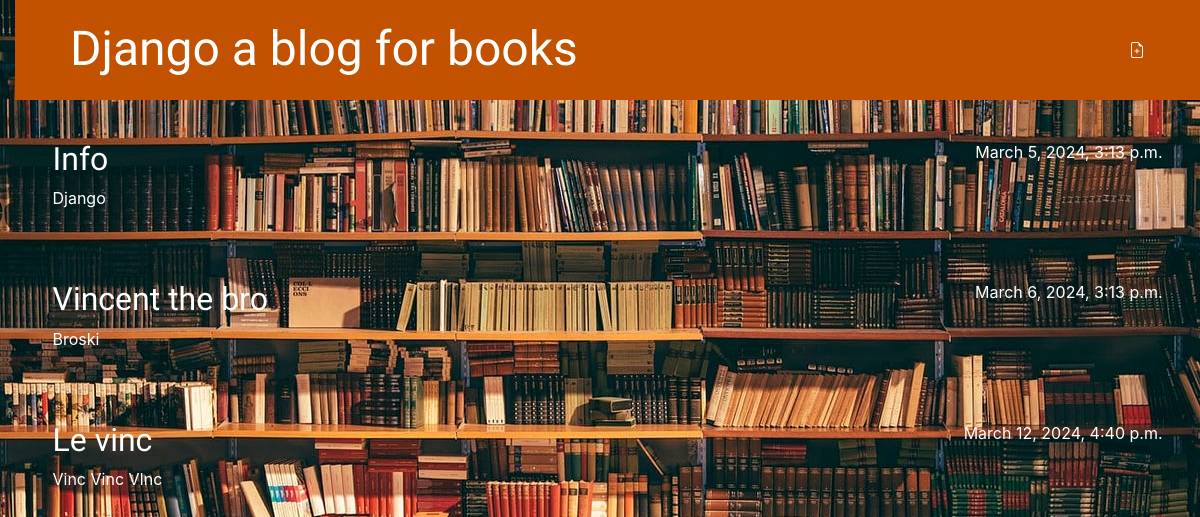
The app's page /, older data.
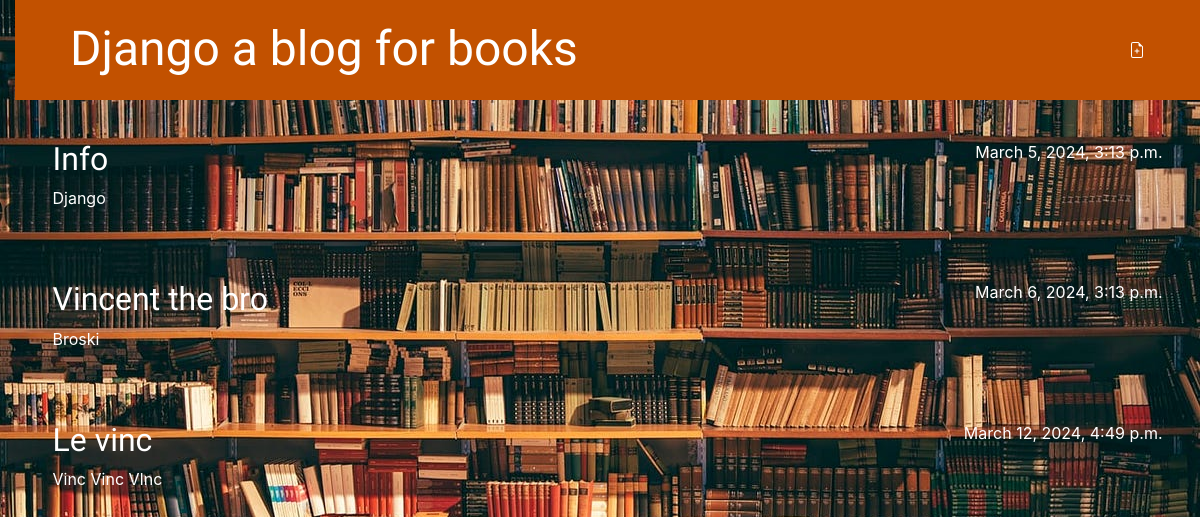
The same page, newer data.
### blog/models.py (models this page shows, shortened)
class Post(models.Model):
    author = models.ForeignKey(settings.AUTH_USER_MODEL, on_delete=models.CASCADE)
    title = models.CharField(max_length=200)
    text = models.TextField()
    created_date = models.DateTimeField(default=timezone.now)
    published_date = models.DateTimeField(blank=True, null=True)

### blog/views.py (the view)
# urls.py: path('', views.post_list, name='post_list'),
def post_list(request):
    posts = Post.objects.filter(published_date__lte=timezone.now()).order_by('published_date')
    return render(request, 'blog/post_list.html', {'posts': posts})

### blog/templates/blog/post_list.html
{% extends 'blog/base.html' %}
{% block content %}
    {% for post in posts %}
        <article class="post">
            <time style="color: white;" class="date">
                {{ post.published_date }}
            </time>
            <h2><a style="color: white;" href="{% url 'post_detail' pk=post.pk %}">{{ post.title }}</a></h2>
            <p>{{ post.text|linebreaksbr }}</p>
        </article>
    {% endfor %}
{% endblock %}

### blog/templates/blog/base.html (shortened to what this page needs)
{% load static %}
<!DOCTYPE html>
<html>
    <head>
        <link rel="stylesheet" href="https://cdn.jsdelivr.net/npm/bootstrap@4.5.3/dist/css/bootstrap.min.css">
        <link rel="stylesheet" href="{% static 'css/blog.css' %}">
    </head>
    <body>
        <header class="page-header">
            <div class="container">
                <a href="{% url 'post_new' %}" class="top-menu">
                </a>
                <h1><a href="/">Django a blog for books</a></h1>
            </div>
        </header>
        <main style="color: white;" class="content container">
            <div class="row">
                <div class="col">
                    {% block content %}
                    {% endblock %}
                </div>
            </div>
        </main>
    </body>
</html>

### blog/static/css/blog.css (style rules this page uses)
h1 a, h2 a { color: #C25100; font-family: 'Lobster'; }
body { padding-left: 15px; background-image: url('/static/images/bib.jpg'); background-size: cover; background-position: center; background-repeat: no-repeat; }
.page-header { background-color: #C25100; margin-top: 0; margin-bottom: 40px; padding: 20px 20px 20px 40px; }
.page-header h1, .page-header h1 a, .page-header h1 a:visited, .page-header h1 a:active { color: #ffffff; font-size: 36pt; text-decoration: none; }
h1, h2, h3, h4 { font-family: 'Lobster', cursive; }
.date { color: #828282; }
.top-menu, .top-menu:hover, .top-menu:visited { color: #ffffff; float: right; font-size: 26pt; margin-right: 20px; }
.post { margin-bottom: 70px; }
.post h2 a, .post h2 a:visited { color: #000000; }
.post > .date, .post > .actions { float: right; }

### blog/templates/blog/base.html (style rules this page uses)
.page-header { background-color: #C25100; height: 100px; width: 100%; margin-left: 0px; }

Row changes from the older to the newer data that the page shows:
changed Post "Le vinc": published_date "March 12, 2024, 4:40 p.m." → "March 12, 2024, 4:49 p.m."
